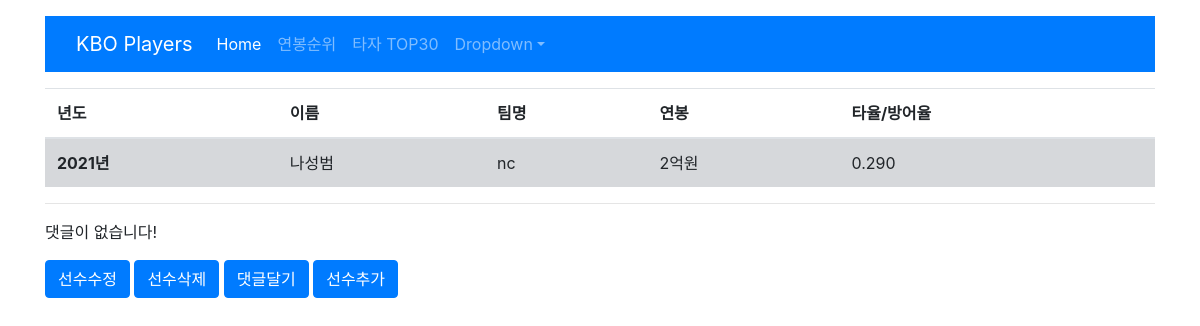
The page /kboplayer/2 on the database as committed earlier.
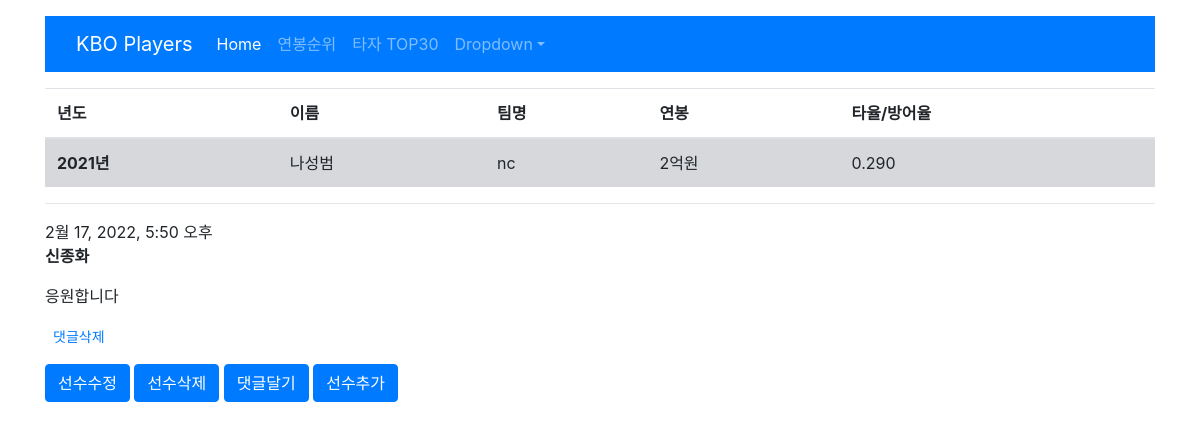
The same page on the database as committed later.
### kbo_player/models.py (models this page shows, shortened)
class Comment(models.Model):
    player_post = models.ForeignKey('kbo_player.Kboplayer',on_delete=models.CASCADE, related_name='comments')
    author = models.CharField(max_length=100)
    text = models.TextField()
    created_date = models.DateTimeField(default=timezone.now())

### kbo_player/views.py (the view)
# urls.py: path('player/<int:pk>',views.kbo_player_detail,name = 'kbo_player_detail'),
def kbo_player_detail(request,pk): #선수상세목록
    player_detail = Kboplayer.objects.get(pk=pk)
    return render(request,'kbo_player/kbo_detail_list.html',{'players_detail':player_detail})

### kbo_player/templates/kbo_player/kbo_detail_list.html
{% extends 'kbo_player/base.html' %}
    {% block content %}
    <table class="table table-hover">
  <thead>
    <tr>
        <th scope="col">년도</th>
      <th scope="col">이름</th>
      <th scope="col">팀명</th>
      <th scope="col">연봉</th>
      <th scope="col">타율/방어율</th>
    </tr>
  </thead>
  <tbody>
    <tr class="table-secondary">
      <th scope="row">{{players_detail.year}}</th>
      <td>{{players_detail.name}}</td>
      <td>{{players_detail.team}}</td>
      <td>{{players_detail.year_money}}</td>
      <td>{{players_detail.attack_or_attacked}}</td>
    </tr>
  </tbody>
</table>
</table>
<hr>
{% for comment in players_detail.comments.all %}
    <div class = "cm-comment">
        <div class = "date">{{comment.created_date}}</div>
        <div><strong>{{comment.author}}</strong></div>
        <div><p>{{comment.text|linebreaks}}
             <a class="btn-sm btn-outline-primary" href="{% url 'comment_remove' pk=comment.pk%}">
                댓글삭제
            </a>
            </p>
        </div>
    </div>
    {% empty %}
        <p> 댓글이 없습니다!</p>
{% endfor %}
<a class="btn btn-primary" href="{% url 'kbo_player_edit' pk=players_detail.pk %}">
     <span class="btn-primary">선수수정</span>
   </a>
<a class="btn btn-primary" href="{% url 'kbo_player_remove' pk=players_detail.pk %}">
     <span class="btn-primary">선수삭제</span>
   </a>
<a class="btn btn-primary" href="{% url 'add_comment_to_player' pk=players_detail.pk%}">댓글달기</a>
    {% endblock %}

Rows that differ between the two databases and show on the page:
added Comment: created_date "2월 17, 2022, 5:50 오후", author "신종화", text "응원합니다"
Other text that changed with them:
text no longer shown: "댓글이 없습니다!"
